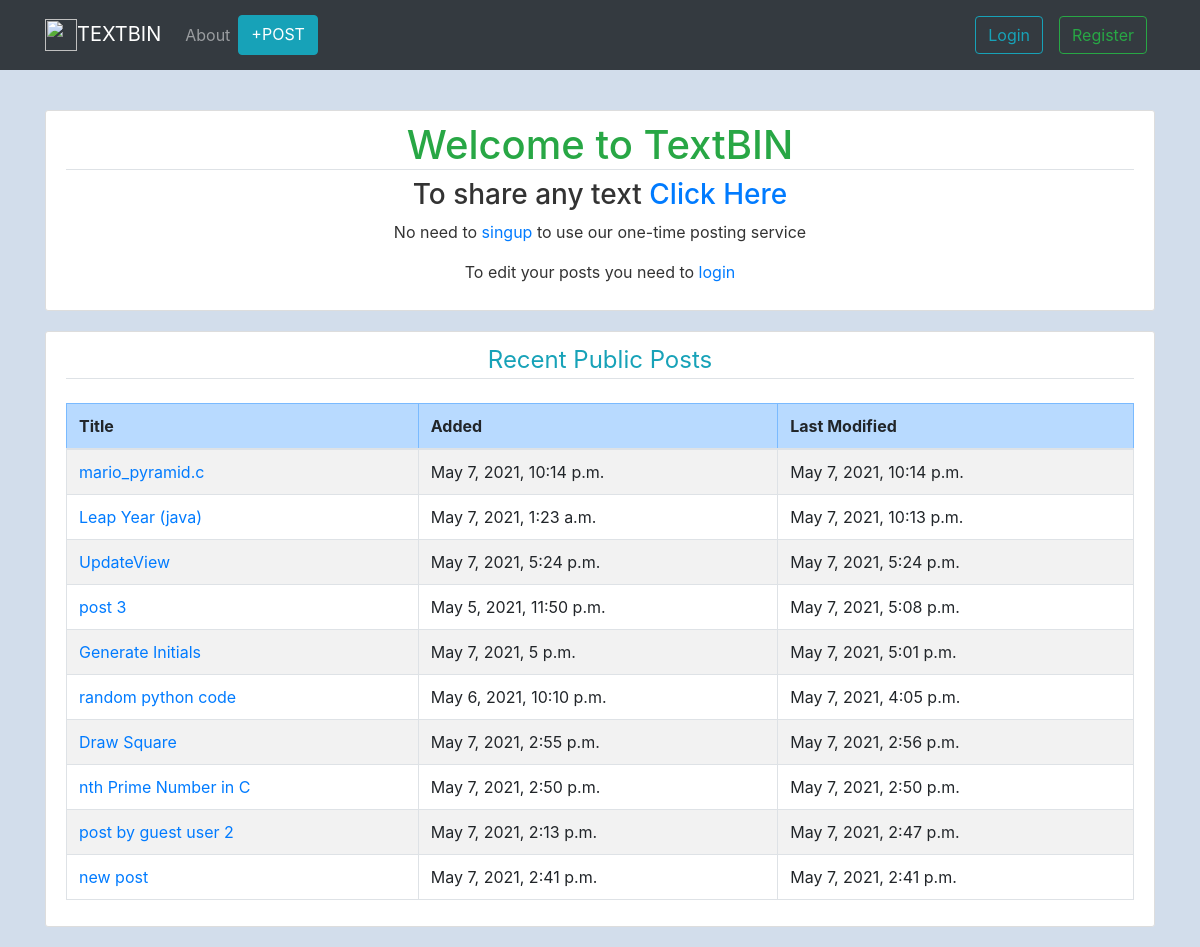
The page / on the database its author committed.
### post/models.py (models this page shows, shortened)
class Post(models.Model):
    title = models.CharField(max_length=100)
    content = models.TextField()
    date_posted = models.DateTimeField(default=timezone.now)
    date_updated = models.DateTimeField(default=timezone.now)
    author = models.ForeignKey(User, on_delete=models.CASCADE, blank=True, null=True)

### post/views.py (the view)
# urls.py: 2. Add a URL to urlpatterns:  path('', views.home, name='home')
def home(request):
    context = {
        "title": "Home",
        "posts": Post.objects.order_by("-date_updated")[:10],
    }
    return render(request, "post/home.html", context)

### post/templates/post/home.html
{% extends "post/base.html" %}
{% block content %}
<div class="content-section">
    <h1 class="text-center border-bottom mb-2 text-success">Welcome to TextBIN</h1>
    <h3 class="text-center mb-2">To share any text <a href="{% url 'post-new' %}">Click Here</a></h3>
    <p class="text-center">No need to <a href="{% url 'register' %}">singup</a> to use our one-time posting service</p>
    <p class="text-center">To edit your posts you need to <a href="{% url 'login' %}">login</a></p>
</div>
<div class="content-section">
    <legend class="border-bottom mb-4 text-center text-info">Recent Public Posts</legend>
    <table class="table table-hover table-bordered table-striped">
        <thead>
            <tr class="table-primary">
                <th>Title</th>
                <th>Added</th>
                <th>Last Modified</th>
            </tr>
        </thead>
        <tbody>
            {% for post in posts %}
            <tr>
                <td><a href="{% url 'post-detail' post.id %}">{{post.title}}</a></td>
                <td>{{post.date_posted}}</td>
                <td>{{post.date_updated}}</td>
            </tr>
            {% endfor %}
        </tbody>
    </table>
</div>
{% endblock content %}

### post/static/post/main.css (style rules this page uses)
body { background: #d2ddeb; color: #333333; }
.content-section { background: #ffffff; padding: 10px 20px; border: 1px solid #dddddd; border-radius: 3px; margin-bottom: 20px; }

### rows shown on the page
Post: title "mario_pyramid.c", date_posted "May 7, 2021, 10:14 p.m.", date_updated "May 7, 2021, 10:14 p.m."
Post: title "Leap Year (java)", date_posted "May 7, 2021, 1:23 a.m.", date_updated "May 7, 2021, 10:13 p.m."
Post: title "UpdateView", date_posted "May 7, 2021, 5:24 p.m.", date_updated "May 7, 2021, 5:24 p.m."
Post: title "post 3", date_posted "May 5, 2021, 11:50 p.m.", date_updated "May 7, 2021, 5:08 p.m."
Post: title "Generate Initials", date_posted "May 7, 2021, 5 p.m.", date_updated "May 7, 2021, 5:01 p.m."
Post: title "random python code", date_posted "May 6, 2021, 10:10 p.m.", date_updated "May 7, 2021, 4:05 p.m."
Post: title "Draw Square", date_posted "May 7, 2021, 2:55 p.m.", date_updated "May 7, 2021, 2:56 p.m."
Post: title "nth Prime Number in C", date_posted "May 7, 2021, 2:50 p.m.", date_updated "May 7, 2021, 2:50 p.m."
Post: title "post by guest user 2", date_posted "May 7, 2021, 2:13 p.m.", date_updated "May 7, 2021, 2:47 p.m."
Post: title "new post", date_posted "May 7, 2021, 2:41 p.m.", date_updated "May 7, 2021, 2:41 p.m."
